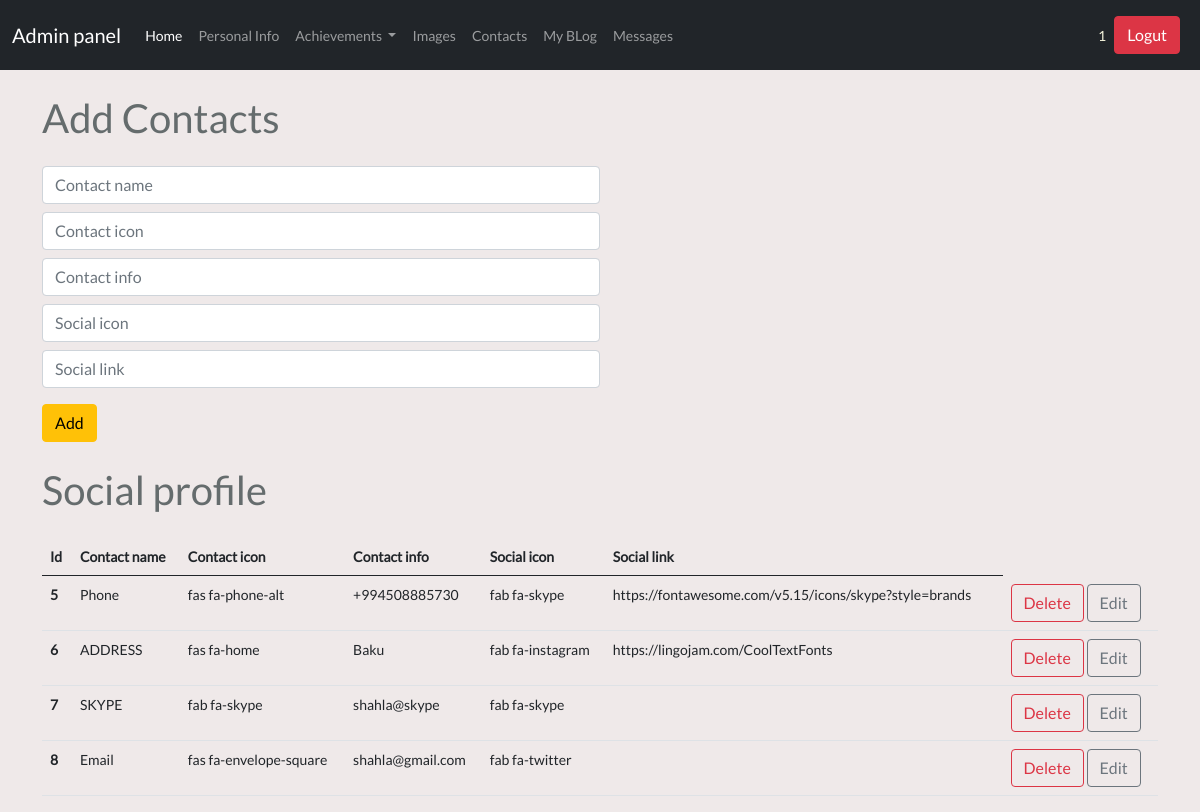
The page /admin/socialprof (signed in) on the database its author committed.
### tables this page shows
CREATE TABLE user (
	id INTEGER NOT NULL, 
	username VARCHAR(20), 
	email VARCHAR(50), 
	password VARCHAR(80), 
	PRIMARY KEY (id), 
	UNIQUE (username), 
	UNIQUE (email)
);

CREATE TABLE social_icon (
	id INTEGER NOT NULL, 
	contact_title VARCHAR(50), 
	contact_info VARCHAR(50), 
	contact_icon VARCHAR(50), 
	social_icon VARCHAR(50), 
	social_link VARCHAR(50), 
	PRIMARY KEY (id)
);

### controllers/admin/socialprof.py (the view, shortened to what this page needs)
@app.route('/admin/socialprof',methods=["GET","POST"])
@login_required
def admin_socialicon_index():
    from run import db
    from models import SocialIcon
    social_icons=SocialIcon.query.all()
    return render_template ("admin/socialprof.html" ,social_icons=social_icons)

### controllers/admin/main.py (called while the page is built)
@app.before_request
def before_request():
    g.user = current_user

### run.py (called while the page is built)
@login_manager.user_loader
def load_user(user_id):
    from models import User
    return User.query.get(user_id)

### templates/admin/socialprof.html
{% extends "admin/dashboard.html" %} {% block content %}
<div class="container">
  <h1 class="adminpage ml-4 mt-4">Add Contacts</h1>
  <form action="/admin/socialprof" method="POST" class="w-50 ml-4 mt-4">
    <input
      type="text"
      name="contact_title"
      class="form-control my-2"
      placeholder="Contact name"
    />
    <input
      type="text"
      name="contact_icon"
      class="form-control my-2"
      placeholder="Contact icon"
    />
    <input
      type="text"
      name="contact_info"
      class="form-control my-2"
      placeholder="Contact info"
    />
    <input
      type="text"
      name="social_icon"
      class="form-control my-2"
      placeholder="Social icon"
    />
    <input
      type="text"
      name="social_link"
      class="form-control my-2"
      placeholder="Social link"
    />
    <input type="submit" class="btn btn-warning my-2" value="Add" />
  </form>
  <h1 class="adminpage ml-4 mt-3">Social profile</h1>
  <table class="table table-hover mt-4 ml-4">
    <thead>
      <tr>
        <th scope="col">Id</th>
        <th scope="col">Contact name</th>
        <th scope="col">Contact icon</th>
        <th scope="col">Contact info</th>
        <th scope="col">Social icon</th>
        <th scope="col">Social link</th>
      </tr>
    </thead>
    <tbody>
      {% for social_icon in social_icons %}
      <tr>
        <th scope="row">{{social_icon.id}}</th>
        <td>{{social_icon.contact_title}}</td>
        <td>{{social_icon.contact_icon}}</td>
        <td>{{social_icon.contact_info}}</td>
        <td>{{social_icon.social_icon}}</td>
        <td>{{social_icon.social_link}}</td>
        <td>
          <a
            href="/deletesocialicon/{{social_icon.id}}"
            class="btn btn-outline-danger"
            >Delete</a
          >
          <a
            href="/updatesocialicon/{{social_icon.id}}"
            class="btn btn-outline-secondary"
            >Edit</a
          >
        </td>
      </tr>
      {% endfor %}
    </tbody>
  </table>
</div>
{% endblock %}

### templates/admin/dashboard.html (shortened to what this page needs)
<!DOCTYPE html>
<html lang="en">
  <head>
    <link
      href="{{ url_for('static', filename='bootstrap.min.css') }}"
      rel="stylesheet"
    />
    <link rel="stylesheet" href="/static/admin/css/style.css" />
  </head>
  <body>
    <nav class="navbar navbar-expand-lg navbar-dark bg-dark">
      <div class="container-fluid">
        {% if url_for(request.endpoint) == '/admin/dashboard' %}
        <span class="navbar-brand">Admin panel</span>
        {% else %}
        <a class="navbar-brand" href="/admin/dashboard">Admin panel</a>
        {% endif %}
        <div class="collapse navbar-collapse" id="navbarText">
          <ul class="navbar-nav me-auto mb-2 mb-lg-0">
            <li class="nav-item">
              <a class="nav-link active" aria-current="page" href="/admin/home"
                >Home</a
              >
            </li>
            <li class="nav-item">
              <a class="nav-link" href="/admin/persinfo">Personal Info</a>
            </li>
            <li class="nav-item dropdown">
              <a
                class="nav-link dropdown-toggle"
                href="#"
                id="navbarScrollingDropdown"
                role="button"
                data-bs-toggle="dropdown"
                aria-expanded="false"
              >
                Achievements
              </a>
            </li>
            <li class="nav-item">
              <a class="nav-link" href="/admin/images">Images</a>
            </li>
            <li class="nav-item">
              <a class="nav-link" href="/admin/socialprof">Contacts</a>
            </li>
            <li class="nav-item">
              <a class="nav-link" href="/admin/myblog">My BLog</a>
            </li>
            <li class="nav-item">
              <a class="nav-link" href="/admin/form">Messages</a>
            </li>
          </ul>
          <div class="d-flex align-items-center">
            <div style="color: beige">{{ current_user.username }}</div>
            <button
              class="btn btn-danger m-2"
              onclick="window.location.href = '/logout'"
            >
              Logut
            </button>
          </div>
        </div>
      </div>
    </nav>
    {% block content %} {% endblock %}
  </body>
</html>

### static/app/css/style.css (style rules this page uses)
body { font-family: Lato, serif, Calibri, Arial; font-size: 14px; background-color: #efe9e9; color: #656c6d; font-weight: 400; margin: 0; padding: 0; box-sizing: border-box; }

### rows shown on the page
user: username "1"
social_icon: id "5", contact_title "Phone", contact_icon "fas fa-phone-alt", contact_info "+994508885730", social_icon "fab fa-skype", social_link "https://fontawesome.com/v5.15/icons/skype?style=brands"
social_icon: id "6", contact_title "ADDRESS", contact_icon "fas fa-home", contact_info "Baku", social_icon "fab fa-instagram", social_link "https://lingojam.com/CoolTextFonts"
social_icon: id "7", contact_title "SKYPE", contact_icon "fab fa-skype", contact_info "shahla@skype", social_icon "fab fa-skype"
social_icon: id "8", contact_title "Email", contact_icon "fas fa-envelope-square", contact_info "shahla@gmail.com", social_icon "fab fa-twitter"
